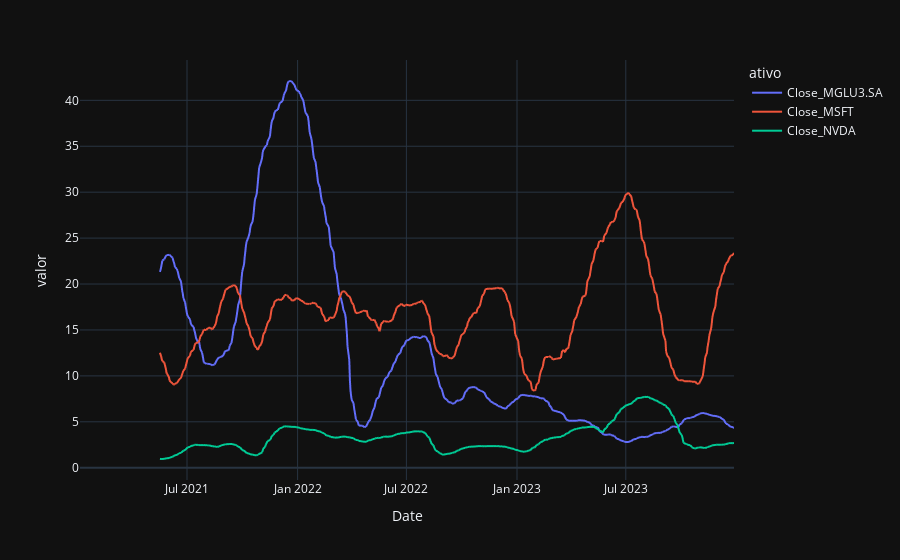

The cell this chart's notebook holds for it:
### Code cell
ativos_desejados = ['Close_MGLU3.SA', 'Close_MSFT', 'Close_NVDA']
df_filtrado = df_std_adjclose[df_std_adjclose['ativo'].isin(ativos_desejados)]

fig = px.line(data_frame=df_filtrado,
              x='Date', 
              y='valor',
              color='ativo',
              template='plotly_dark')

fig.show()

### Figure 1 — Plotly figure (JSON) as saved in the notebook; plotly's stock layout.template omitted (floating-point values rounded to 4 significant figures; data arrays with more than 128 entries replaced by an {"elided": "..."} marker saying what was removed)
{"data": [{"hovertemplate": "ativo=Close_MGLU3.SA<br>Date=%{x}<br>valor=%{y}<extra></extra>", "legendgroup": "Close_MGLU3.SA", "line": {"color": "#636efa", "dash": "solid"}, "marker": {"symbol": "circle"}, "mode": "lines", "name": "Close_MGLU3.SA", "showlegend": true, "type": "scattergl", "x": {"elided": "725 str values"}, "xaxis": "x", "y": {"elided": "725 float values"}, "yaxis": "y"}, {"hovertemplate": "ativo=Close_MSFT<br>Date=%{x}<br>valor=%{y}<extra></extra>", "legendgroup": "Close_MSFT", "line": {"color": "#EF553B", "dash": "solid"}, "marker": {"symbol": "circle"}, "mode": "lines", "name": "Close_MSFT", "showlegend": true, "type": "scattergl", "x": {"elided": "725 str values"}, "xaxis": "x", "y": {"elided": "725 float values"}, "yaxis": "y"}, {"hovertemplate": "ativo=Close_NVDA<br>Date=%{x}<br>valor=%{y}<extra></extra>", "legendgroup": "Close_NVDA", "line": {"color": "#00cc96", "dash": "solid"}, "marker": {"symbol": "circle"}, "mode": "lines", "name": "Close_NVDA", "showlegend": true, "type": "scattergl", "x": {"elided": "725 str values"}, "xaxis": "x", "y": {"elided": "725 float values"}, "yaxis": "y"}], "layout": {"autosize": true, "legend": {"title": {"text": "ativo"}, "tracegroupgap": 0}, "margin": {"t": 60}, "xaxis": {"anchor": "y", "autorange": true, "domain": [0, 1], "range": ["2021-01-04", "2023-12-28"], "title": {"text": "Date"}, "type": "date"}, "yaxis": {"anchor": "x", "autorange": true, "domain": [0, 1], "range": [-1.337, 44.39], "title": {"text": "valor"}, "type": "linear"}}}
